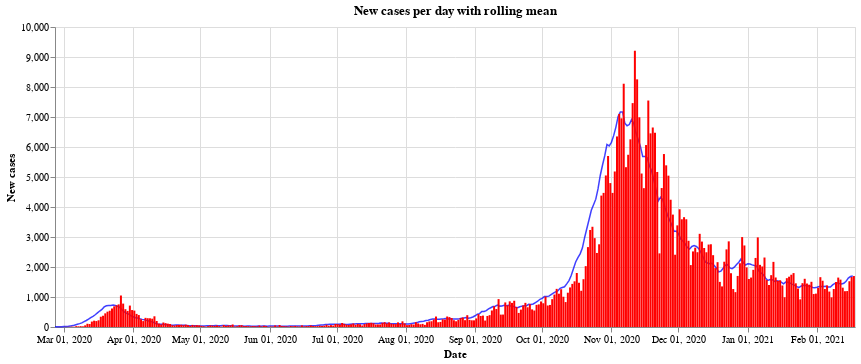

The code cell stored with this chart in its notebook:
### Code cell
#collapse
bars = alt.Chart(all_austria).mark_bar(
    color='red',
    opacity=1,
    size=2
).encode(
    x=alt.X("yearmonthdate(Time):T", axis=alt.Axis(title='Date')),
    y=alt.Y("AnzahlFaelle:Q", axis=alt.Axis(title='New cases')),
)

line = alt.Chart(all_austria).mark_line(
    color='blue',
    opacity=0.75,
    size=1.5,
).transform_window(
    rolling_mean='mean(AnzahlFaelle)',
    frame=[0, 7]
).encode(x='yearmonthdate(Time):T',
         y='rolling_mean:Q'
         ).properties(title='New cases per day with rolling mean', width=800)

alt.layer(line, bars, data=all_austria)

### Figure 1 — Vega-Lite specification as saved in the notebook (floating-point values rounded to 4 significant figures; data arrays with more than 128 entries replaced by an {"elided": "..."} marker saying what was removed)
{"config": {"view": {"continuousWidth": 400, "continuousHeight": 300}}, "layer": [{"mark": {"type": "line", "color": "blue", "opacity": 0.75, "size": 1.5}, "encoding": {"x": {"type": "temporal", "field": "Time", "timeUnit": "yearmonthdate"}, "y": {"type": "quantitative", "field": "rolling_mean"}}, "title": "New cases per day with rolling mean", "transform": [{"window": [{"op": "mean", "field": "AnzahlFaelle", "as": "rolling_mean"}], "frame": [0, 7]}], "width": 800}, {"mark": {"type": "bar", "color": "red", "opacity": 1, "size": 2}, "encoding": {"x": {"type": "temporal", "axis": {"title": "Date"}, "field": "Time", "timeUnit": "yearmonthdate"}, "y": {"type": "quantitative", "axis": {"title": "New cases"}, "field": "AnzahlFaelle"}}}], "data": {"name": "data-69a0ded517627b5c5893191b845a1258"}, "$schema": "https://vega.github.io/schema/vega-lite/v4.8.1.json", "datasets": {"data-69a0ded517627b5c5893191b845a1258": {"elided": "358 records"}}}
